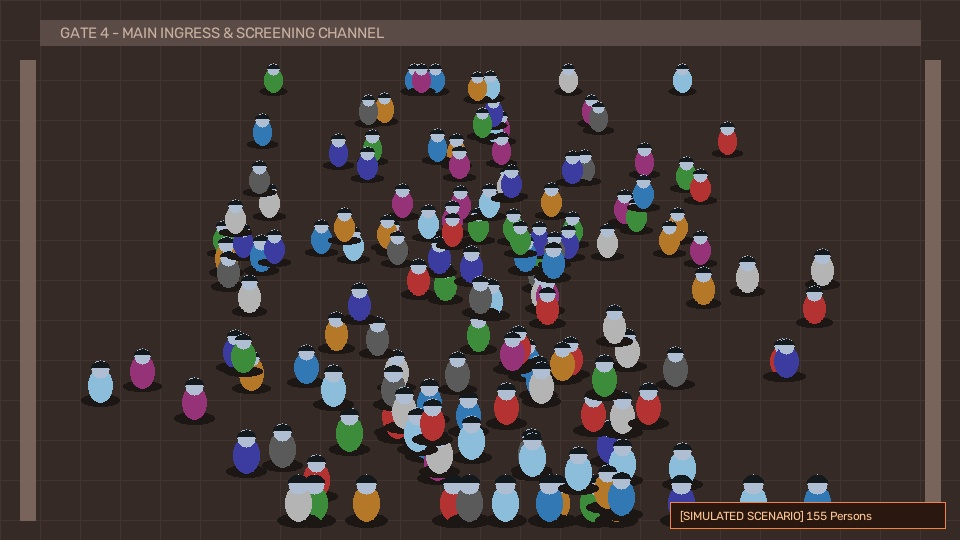
#> input picture assets/sample_critical_surge.jpg, 960 x 540 px
$ python -i detector.py   (imports and definitions only)
#> lines starting #> are read from the running program, lines starting #| are printed output that depends on the picture; after the words box and inside, x2 and y2 are one past the last pixel; in counts of white or black regions, pixels touching at a corner belong together
#> further down, picture is the input picture: shape (540, 960, 3); mean B, G, R 54.5, 56.3, 66.4
"""
Smart Crowd AI: AI Detection Engine
Supports YOLOv8 with graceful fallback to OpenCV HOG People Detector and Synthetic blob estimation.
Generates bounding boxes, centroids, and Gaussian density heatmap overlays.
"""

import cv2
import numpy as np
import time
from typing import Tuple, List, Dict, Any, Optional

# Attempt importing ultralytics YOLO
YOLO_AVAILABLE = False
try:
    from ultralytics import YOLO
    YOLO_AVAILABLE = True
except Exception:
    YOLO_AVAILABLE = False


class CrowdDetector:
    """Manages AI detection models, fallback cascades, and visualization rendering."""

    def __init__(self, model_name: str = "yolov8n.pt", confidence: float = 0.35):
#> called with model_name = 'yolov8n.pt', confidence = 0.35
        self.model_name = model_name
        self.confidence = confidence
        self.yolo_model = None
        self.hog_detector = None
        self.active_engine = "Uninitialized"
        self._init_models()
#> (the call stopped at in _init_models, `self.yolo_model = YOLO(self.model_name)`: ultralytics is not available in this run)

    def _init_models(self):
        """Initializes YOLOv8 if available, or falls back to OpenCV HOG."""
        if YOLO_AVAILABLE:
            try:
                self.yolo_model = YOLO(self.model_name)
                self.active_engine = "YOLOv8-Nano (PyTorch Deep Learning)"
                return
            except Exception as e:
                print(f"[Detector] YOLO init note: {e}. Falling back to OpenCV HOG.")

        try:
            self.hog_detector = cv2.HOGDescriptor()
            self.hog_detector.setSVMDetector(cv2.HOGDescriptor_getDefaultPeopleDetector())
            self.active_engine = "OpenCV HOG Pedestrian Classifier (CPU Native)"
        except Exception as e:
            print(f"[Detector] HOG init note: {e}. Fallback to Synthetic Engine.")
            self.active_engine = "Synthetic Heuristic Model"

    def detect(
        self,
        image_bgr: np.ndarray,
        engine_override: Optional[str] = None,
        conf_threshold: Optional[float] = None
    ) -> Dict[str, Any]:
        """
        Detects persons in image_bgr.
        Supports automatic model execution, fallback, and synthetic sample detection.
        """
        start_time = time.time()
        h, w = image_bgr.shape[:2]
        boxes = []
        centroids = []
        conf = conf_threshold if conf_threshold is not None else self.confidence
        engine_used = self.active_engine

        # Check if caller requested a specific engine
        if engine_override == "OpenCV HOG Pedestrian Classifier":
            boxes, centroids, engine_used = self._run_hog(image_bgr)
        elif engine_override == "Synthetic / Blob Detection":
            boxes, centroids, engine_used = self._run_synthetic_silhouettes(image_bgr)
        else:
            # Default / Auto: Try YOLOv8 first
            yolo_ran_successfully = False
            if self.yolo_model is not None:
                try:
                    results = self.yolo_model(image_bgr, classes=[0], conf=conf, verbose=False)
                    for r in results:
                        for box in r.boxes:
                            coords = box.xyxy[0].cpu().numpy().astype(int)
                            c = float(box.conf[0].cpu().numpy())
                            x1, y1, x2, y2 = coords
                            boxes.append([int(x1), int(y1), int(x2), int(y2), round(c, 2)])
                            cx = int((x1 + x2) / 2)
                            cy = int((y1 + y2) / 2)
                            centroids.append((cx, cy))
                    yolo_ran_successfully = True
                    engine_used = "YOLOv8-Nano (COCO AI)"
                except Exception:
                    yolo_ran_successfully = False

            # If YOLO returned 0 and it's a synthetic sample image or YOLO was unavailable
            if (not yolo_ran_successfully or len(boxes) == 0):
                # Check if it has synthetic markers or if HOG detects anything
                syn_boxes, syn_centroids, syn_engine = self._run_synthetic_silhouettes(image_bgr)
                if len(syn_boxes) > 0 and len(boxes) == 0:
                    boxes = syn_boxes
                    centroids = syn_centroids
                    engine_used = "Synthetic Pedestrian Analyzer (Demo Sample)"
                elif not yolo_ran_successfully:
                    boxes, centroids, engine_used = self._run_hog(image_bgr)

        inference_time_ms = round((time.time() - start_time) * 1000, 1)

        # Calculate crowd spatial clustering metric
        cluster_factor = 0.5
        if len(centroids) > 3:
            pts = np.array(centroids)
            std_x = np.std(pts[:, 0]) / (w + 1e-5)
            std_y = np.std(pts[:, 1]) / (h + 1e-5)
            spread = (std_x + std_y) / 2.0
            cluster_factor = round(float(np.clip(1.0 - (spread * 2.5), 0.1, 0.95)), 2)

        is_sim = "Synthetic" in engine_used

        return {
            "person_count": len(boxes),
            "boxes": boxes,
            "centroids": centroids,
            "engine_used": engine_used,
            "inference_time_ms": inference_time_ms,
            "cluster_factor": cluster_factor,
            "is_simulated": is_sim
        }

    # [30 lines left out: function _run_hog, not called in this run]

    def _run_synthetic_silhouettes(self, image_bgr: np.ndarray) -> Tuple[List[List[Any]], List[Tuple[int, int]], str]:
        """Detects silhouettes from synthetic crowd scenes using morphological analysis."""
        boxes = []
        centroids = []
        h, w = image_bgr.shape[:2]

        gray = cv2.cvtColor(image_bgr, cv2.COLOR_BGR2GRAY)
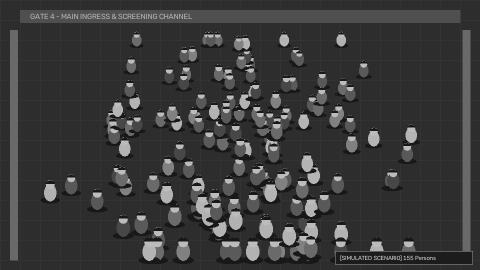
#> gray: shape (540, 960) (shown at 1/2 size); min 15, max 212, mean 59.2
        # Background floor is around 38-42
        diff = cv2.absdiff(gray, 40)
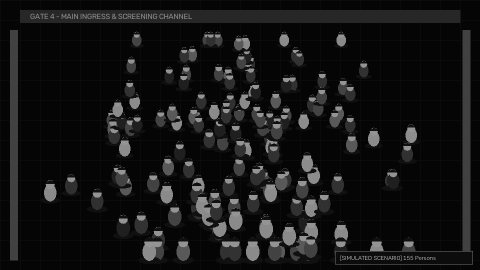
#> diff: shape (540, 960) (shown at 1/2 size); min 0, max 172, mean 21.6
        _, thresh = cv2.threshold(diff, 18, 255, cv2.THRESH_BINARY)
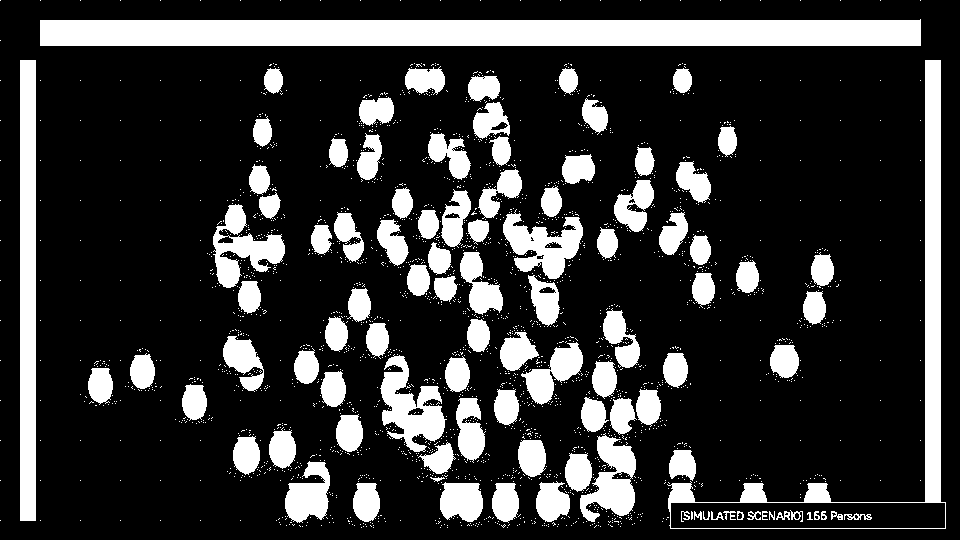
#> thresh: shape (540, 960); 21.5% white; 2272 white regions (2172 under 20 px), largest, box (x1, y1, x2, y2) and area: (40, 19, 921, 46) 22907, (667, 60, 946, 529) 8977, (20, 60, 36, 521) 7376

        # Ignore the top gate barrier banner and bottom watermark
        mask = np.zeros_like(thresh)
        mask[55:h - 45, 35:w - 35] = 255
        thresh = cv2.bitwise_and(thresh, mask)
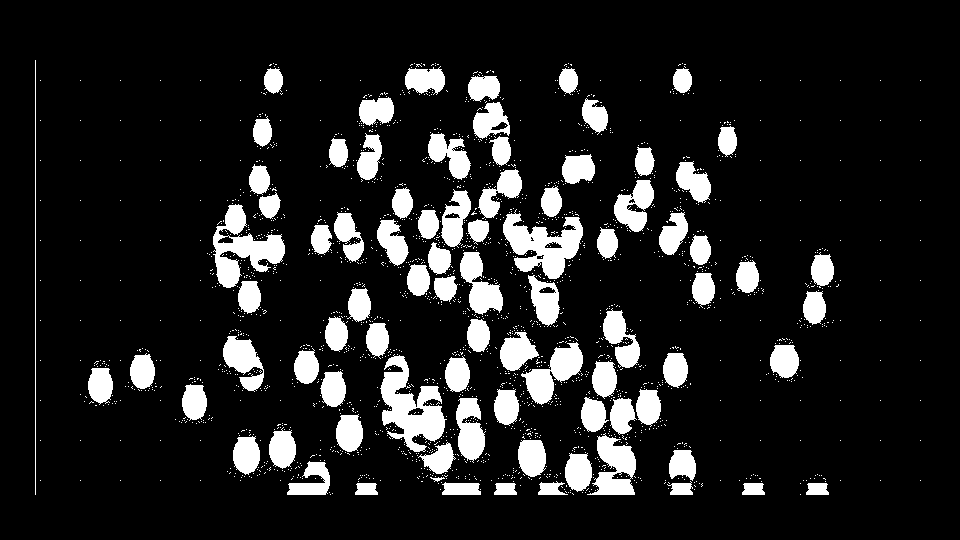
#> thresh: shape (540, 960); 13% white; 2045 white regions (1960 under 20 px)

        contours, _ = cv2.findContours(thresh, cv2.RETR_EXTERNAL, cv2.CHAIN_APPROX_SIMPLE)
#> contours = 2034 contours, 1951 with area under 20; largest, box (x1, y1, x2, y2) and area: (380, 354, 447, 452) 3037, (503, 209, 583, 279) 2726, (213, 204, 285, 288) 2544, (587, 433, 636, 495) 1668, (521, 342, 583, 405) 1622
        for c in contours:
            area = cv2.contourArea(c)
            if 60 < area < 12000:
                x, y, bw, bh = cv2.boundingRect(c)
                # Filter noise
                if bw < 10 or bh < 15:
                    continue
                # If a large contour contains multiple clustered people, split proportionally
                estimated_people = max(1, int(round(area / 450.0)))
                if estimated_people > 1:
                    step_w = bw / estimated_people
                    for p in range(estimated_people):
                        px1 = int(x + p * step_w)
                        px2 = int(px1 + step_w)
                        boxes.append([px1, y, px2, y + bh, 0.88])
                        centroids.append((int((px1 + px2) / 2), int(y + bh / 2)))
                else:
                    boxes.append([x, y, x + bw, y + bh, 0.92])
                    centroids.append((int(x + bw / 2), int(y + bh / 2)))
#> this loop made 2034 passes
#> (area, x, y, bw, bh, estimated_people, step_w) on passes 213, 241, 313, 342, 360, 412, 465, 537: (735, 287, 461, 43, 34, 2, 21.5), (767, 565, 453, 27, 39, 2, 13.5), (812.5, 518, 440, 28, 37, 2, 14), (764, 233, 436, 27, 39, 2, 13.5), (1668, 587, 433, 49, 62, 4, 12.25), (765, 269, 427, 27, 42, 2, 13.5), (762, 336, 414, 27, 38, 2, 13.5), (1204.5, 456, 398, 30, 65, 3, 10)
#> after the loop, boxes = 128 items, first 6: [287, 461, 308, 495, 0.88], [308, 461, 329, 495, 0.88], [565, 453, 578, 492, 0.88], [578, 453, 591, 492, 0.88], [669, 450, 696, 481, 0.92], [418, 442, 456, 474, 0.92]; centroids = 128 pairs, first value 100 to 822, second value 80 to 478

        return boxes, centroids, "Synthetic Crowd Silhouette Detector"

    # [85 lines left out: function annotate, not called in this run]

>>> import cv2
>>> picture = cv2.imread('../assets/sample_critical_surge.jpg')
>>> result = CrowdDetector().detect(picture)
#> in detect, `syn_boxes, syn_centroids, syn_engine = self._run_synthetic_silhouettes..`: syn_boxes has the same summary as boxes in _run_synthetic_silhouettes; syn_centroids has the same summary as centroids in _run_synthetic_silhouettes; syn_engine = 'Synthetic Crowd Silhouette Detector'
#> in detect, `pts = np.array(centroids)`: pts has the same summary as centroids in _run_synthetic_silhouettes
#> in detect, `std_x = np.std(pts[:, 0]) / (w + 1e-5)`: std_x = 0.16
#> in detect, `std_y = np.std(pts[:, 1]) / (h + 1e-5)`: std_y = 0.21
#> in detect, `spread = (std_x + std_y) / 2.0`: spread = 0.185
#> in detect, `cluster_factor = round(float(np.clip(1.0 - (spread * 2.5), 0.1, 0.95))..`: cluster_factor = 0.54
#> result = 7 items

$ run again, on assets/sample_safe_crowd.jpg
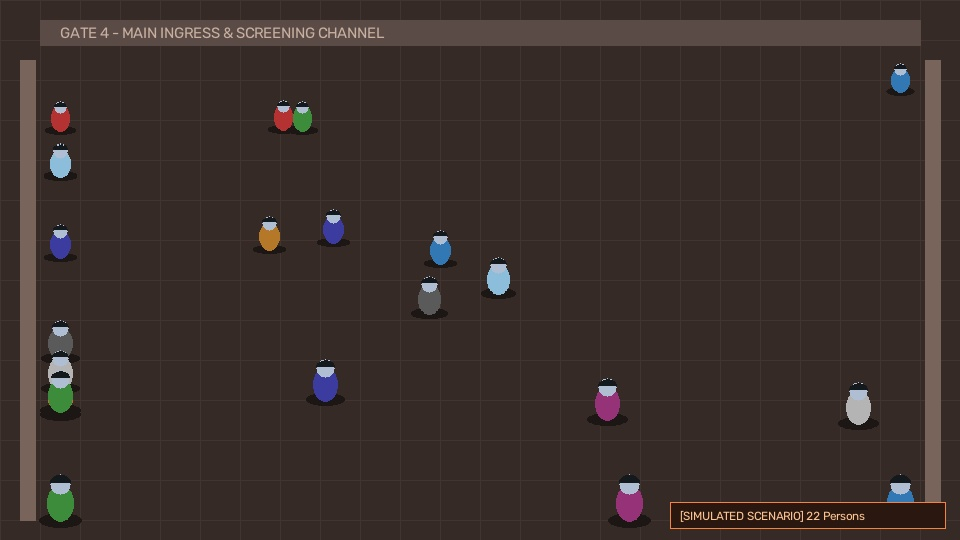
#> input picture assets/sample_safe_crowd.jpg, 960 x 540 px
#> picture is the input picture: shape (540, 960, 3); mean B, G, R 43.6, 47.4, 58.8
#> in _run_synthetic_silhouettes, `_, thresh = cv2.threshold(diff, 18, 255, cv2.THRESH_BINARY)`:
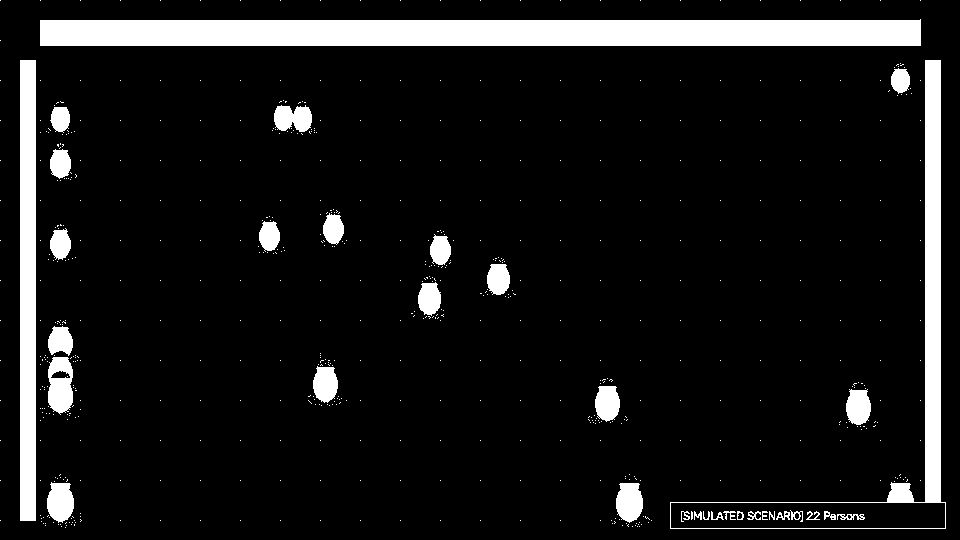
#> thresh: shape (540, 960); 9.8% white; 690 white regions (656 under 20 px), largest, box (x1, y1, x2, y2) and area: (40, 19, 921, 46) 22907, (670, 60, 946, 529) 8100, (20, 60, 36, 521) 7376
#> in _run_synthetic_silhouettes, `thresh = cv2.bitwise_and(thresh, mask)`:
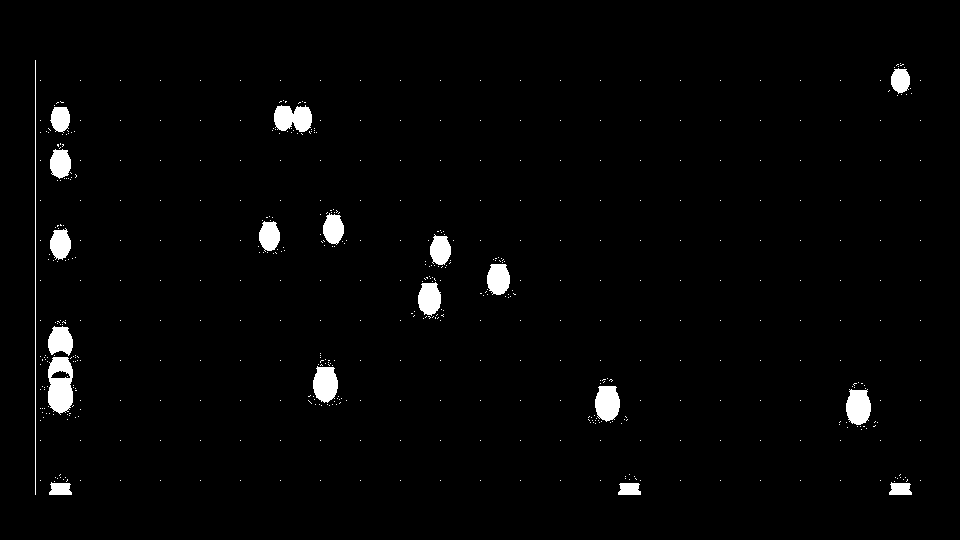
#> thresh: shape (540, 960); 2.1% white; 577 white regions (558 under 20 px)
#> contours = 576 contours, 558 with area under 20; largest, box (x1, y1, x2, y2) and area: (48, 357, 73, 415) 1142, (274, 105, 312, 132) 738, (595, 386, 620, 422) 673, (313, 366, 338, 403) 668, (846, 389, 871, 425) 668
#> the loop in _run_synthetic_silhouettes, `for c in contours:` made 576 passes
#> (area, x, y, bw, bh, estimated_people, step_w) on passes 225, 530: (1142, 48, 357, 25, 58, 3, 8.33), (737.5, 274, 105, 38, 27, 2, 19)
#> after the loop in _run_synthetic_silhouettes, `for c in contours:`: boxes = 18 items, first 6: [846, 389, 871, 425, 0.92], [595, 386, 620, 422, 0.92], [313, 366, 338, 403, 0.92], [48, 357, 56, 415, 0.88], [56, 357, 64, 415, 0.88], [64, 357, 72, 415, 0.88]; centroids = [(858, 407), (607, 404), (325, 384), (52, 386), (60, 386), (68, 386), (60, 341), (429, 299), (498, 279), (440, 249), (60, 244), (269, 236), (333, 229), (60, 164), (60, 120), (283, 118), (302, 118), (900, 81)]
#> syn_boxes has the same summary as boxes in _run_synthetic_silhouettes; syn_centroids has the same summary as centroids in _run_synthetic_silhouettes; syn_engine = 'Synthetic Crowd Silhouette Detector'
#> pts = 18 rows, first 8: [858, 407], [607, 404], [325, 384], [52, 386], [60, 386], [68, 386], [60, 341], [429, 299]
#> std_x = 0.274
#> std_y = 0.203
#> spread = 0.238
#> cluster_factor = 0.4
#> result = 7 items

$ run again, on assets/sample_stampede_risk.jpg
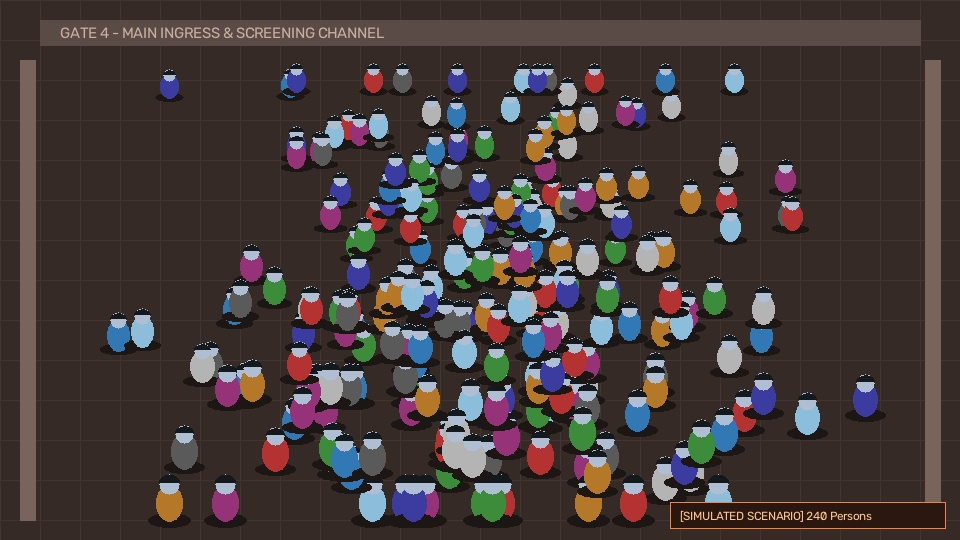
#> input picture assets/sample_stampede_risk.jpg, 960 x 540 px
#> picture is the input picture: shape (540, 960, 3); mean B, G, R 58.1, 59.2, 69.6
#> in _run_synthetic_silhouettes, `_, thresh = cv2.threshold(diff, 18, 255, cv2.THRESH_BINARY)`:
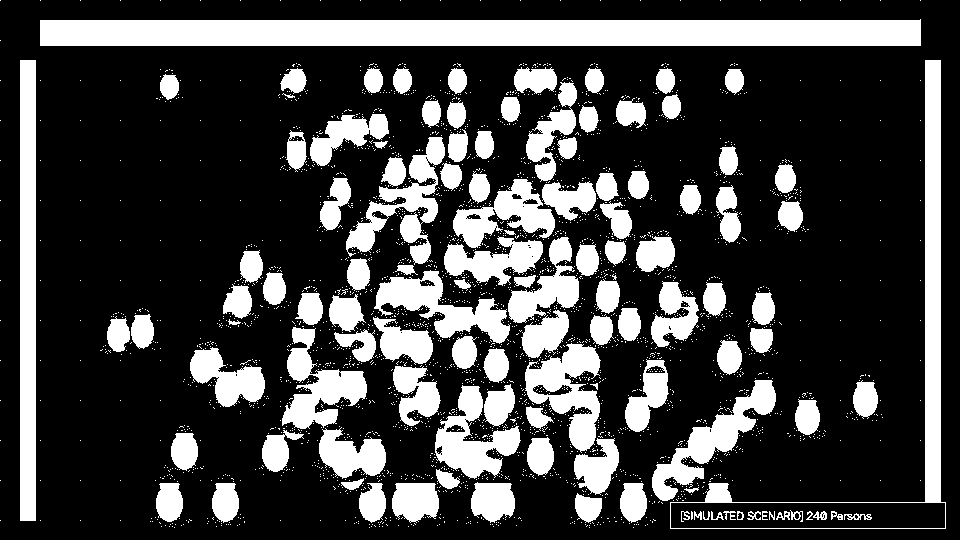
#> thresh: shape (540, 960); 26.4% white; 2848 white regions (2733 under 20 px), largest, box (x1, y1, x2, y2) and area: (40, 19, 921, 46) 22907, (670, 60, 946, 529) 8101, (20, 60, 36, 521) 7376
#> in _run_synthetic_silhouettes, `thresh = cv2.bitwise_and(thresh, mask)`:
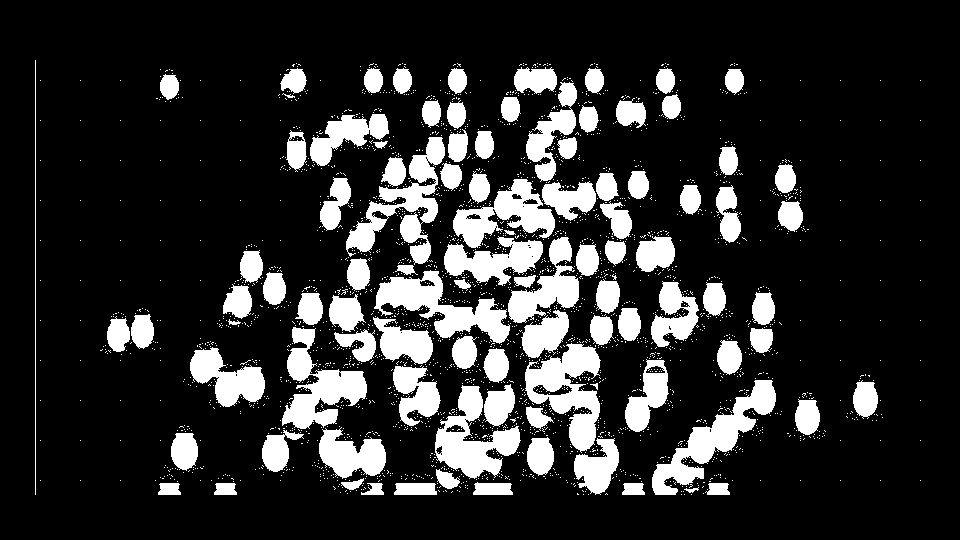
#> thresh: shape (540, 960); 17.9% white; 2636 white regions (2538 under 20 px)
#> contours = 2605 contours, 2510 with area under 20; largest, box (x1, y1, x2, y2) and area: (525, 343, 601, 453) 4034, (652, 380, 776, 495) 3844, (346, 137, 445, 265) 3827, (374, 270, 510, 344) 3750, (282, 327, 367, 429) 3584
#> the loop in _run_synthetic_silhouettes, `for c in contours:` made 2605 passes
#> (area, x, y, bw, bh, estimated_people, step_w) on passes 362, 371, 420, 451, 502, 759, 762, 794: (1425.5, 574, 438, 45, 57, 3, 15), (765, 527, 437, 27, 39, 2, 13.5), (761.5, 171, 433, 27, 38, 2, 13.5), (843, 262, 430, 42, 42, 2, 21), (2023.5, 319, 427, 67, 52, 4, 16.75), (3493.5, 435, 385, 86, 94, 8, 10.75), (843, 484, 384, 31, 43, 2, 15.5), (3843.5, 652, 380, 124, 115, 9, 13.78)
#> after the loop in _run_synthetic_silhouettes, `for c in contours:`: boxes = 178 items, first 6: [436, 469, 460, 489, 0.92], [574, 438, 589, 495, 0.88], [589, 438, 604, 495, 0.88], [604, 438, 619, 495, 0.88], [527, 437, 540, 476, 0.88], [540, 437, 553, 476, 0.88]; centroids = 178 pairs, first value 118 to 865, second value 80 to 479
#> syn_boxes has the same summary as boxes in _run_synthetic_silhouettes; syn_centroids has the same summary as centroids in _run_synthetic_silhouettes; syn_engine = 'Synthetic Crowd Silhouette Detector'
#> pts has the same summary as centroids in _run_synthetic_silhouettes
#> std_x = 0.158
#> std_y = 0.212
#> spread = 0.185
#> cluster_factor = 0.54
#> result = 7 items
